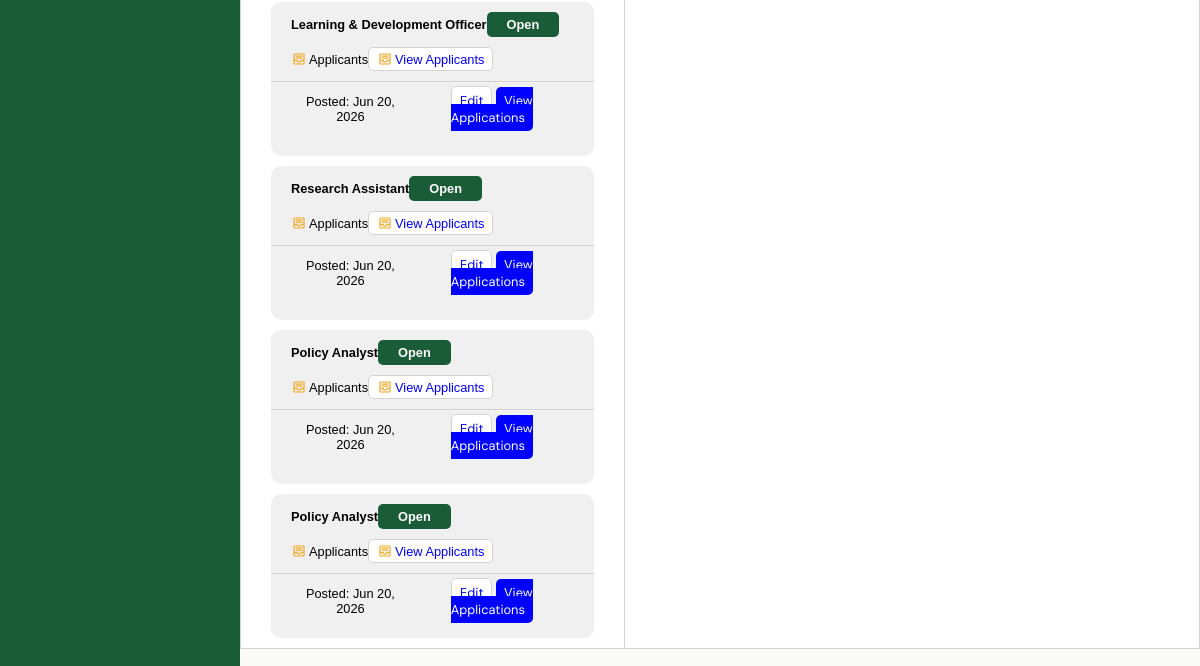
Page /employer/overview (signed in, lower part) on the earlier database version.
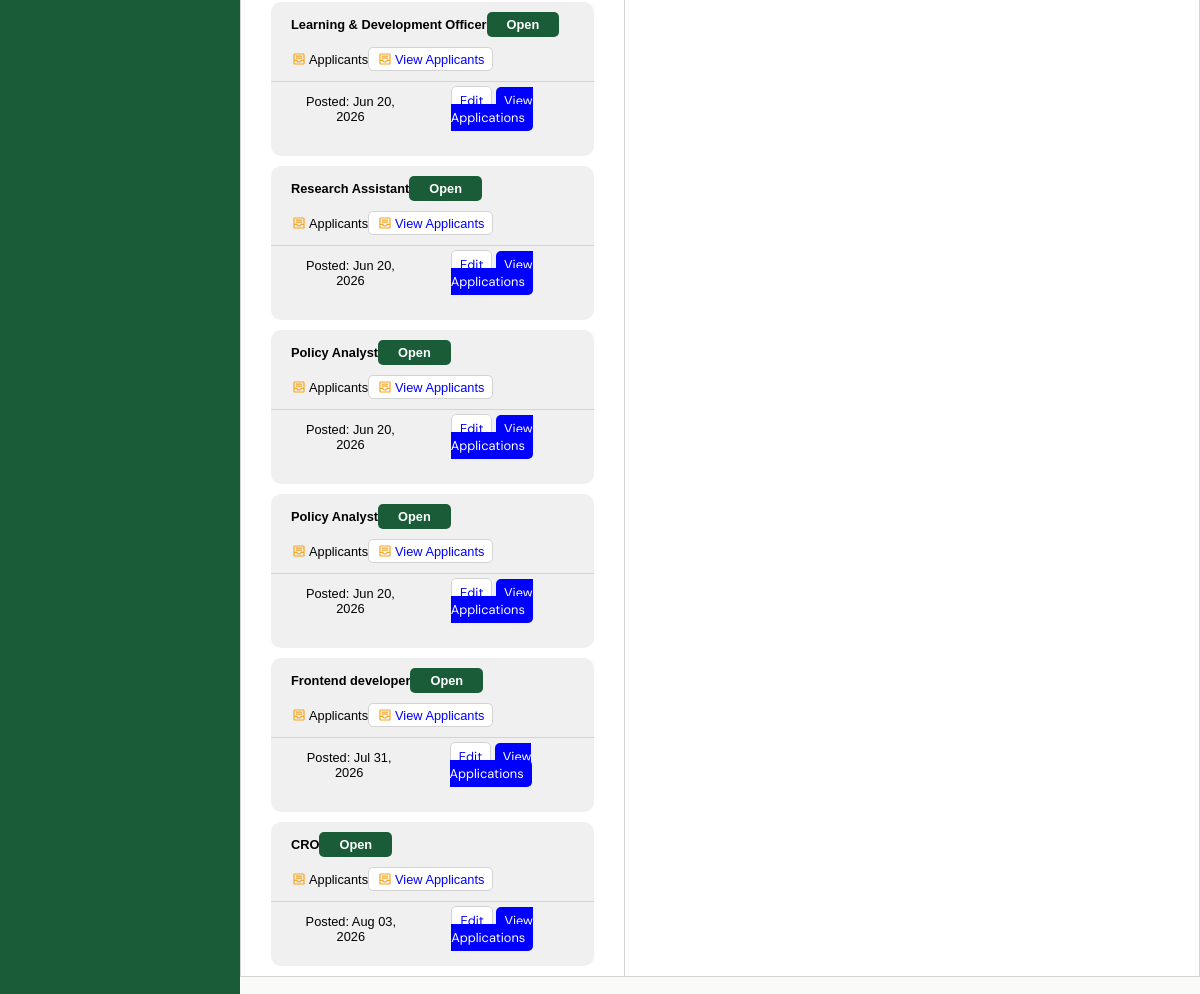
Same page on the later database version.
### Employer/models.py (models this page shows, shortened)
class JobPost(models.Model):
    user = models.ForeignKey(
        User,
        on_delete=models.CASCADE,
        related_name="job_posts"
    )
    status_options = (('open', 'Open'), ('closed', 'Closed'))
    type_options = (('full_time', 'Full Time'), ('part_time', 'Part Time'), ('internship', 'Internship'), ('contract', 'Contract'))
    title = models.CharField(max_length=50)
    job_type = models.CharField(max_length=50, choices=type_options, db_index=True)
    salary_min = models.PositiveIntegerField()
    salary_max = models.PositiveIntegerField()
    description = models.TextField()
    category = models.CharField(max_length=50, db_index=True)
    date_posted = models.DateTimeField(auto_now_add=True)
    date_closing = models.DateField()
    status = models.CharField(max_length=20, choices=status_options, db_index=True, default="Open")
    is_active = models.BooleanField(default=True)
    def __str__(self):
        return self.title

### Employer/views.py (the view, shortened to what this page needs)
# urls.py: path('employer/overview', views.employer_overview, name='employer overview'),
@login_required
def employer_overview(request):
    user = request.user
    try:
        company = user.employer_profile
    except:
        company = None
    my_jobs = user.job_posts.all()
    applicants = Application.objects.filter(job__user = user).count()
    if user.role != "Employer":
        return redirect("home")
    if request.method == "GET":
        return render(request,
                'employer/routes/overview.html',
                {"jobs" : my_jobs,
                "employer" : company,
                "job_counts" : my_jobs.count(),
                "active_jobs" : my_jobs.filter(is_active=True).count(),
                "total_applicants" : applicants,
                "applications" : "empty"})

### NaijaJobs/context_processors.py (called while the page is built)
def cache_buster(request):
    return {
        "static_version": time.time_ns() if settings.DEBUG else "",
    }

### templates/employer/routes/overview.html (shortened to what the changed rows need)
{% extends 'employer/base.html' %}
{% load static %}
{% block style %}
    <link rel="stylesheet" href="{% static 'css/overview.css' %}?v={{ static_version }}">
{% endblock %}
{% block content %}
    <section id="container">
        {% if employer %}
            <section class="applicants">
                <article>
                    {% if job_counts > 0 %}
                        <section class="jobs">
                            {% for job in jobs %}
                                <form action="{% url 'employer overview' %}" method="post">
                                    <button class="job-cards" href="">
                                        <header>
                                            <h4>{{ job.title }}</h4>
                                            <p>{{ job.status }}</p>
                                        </header>
                                        <main>
                                            <p>
                                                <img src="{% static 'svg/applications.svg' %}" width="16px" alt="">
                                                {{ job.applicants.count }} Applicants
                                            </p>
                                            <a href="{% url 'employer applications' %}">
                                                <img src="{% static 'svg/applications.svg' %}" width="16px" alt="">
                                                View Applicants
                                            </a>
                                        </main>
                                        <footer>
                                            <p>Posted: {{ job.date_posted|date:"M d, Y" }}</p>
                                            <div class="alt">
                                                <a class="button" href="{% url 'employer jobs' %}">Edit</a>
                                                <a class="button" href="{% url 'employer applications' %}">View Applications</a>
                                            </div>
                                        </footer>
                                </form>
                            {% endfor %}
                        </section>
                    {% else %}
                    <div class="empty">
                        <p>No jobs posted yet.</p>
                    </div>
                    {% endif %}
                </article>
            </section>
        {% else %}
            <div class="pro">
                <p>Don't have a profile?</p>
                <p>Click <a href="{% url 'employer profile' %}">Here</a> to go to and create company's pfrofile</p>
            </div>
        {% endif %}
    </section>
{% endblock %}

Differences in the rows shown:
added JobPost: title "Frontend developer", status "Open", date_posted "Jul 31, 2026"
added JobPost: title "CRO", status "Open", date_posted "Aug 03, 2026"
